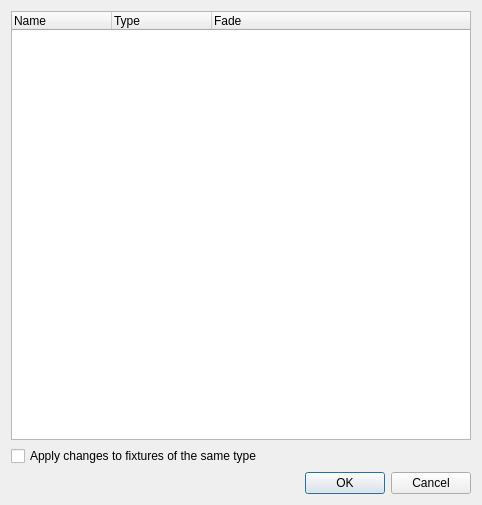
<?xml version="1.0" encoding="UTF-8"?>
<ui version="4.0">
 <class>ChannelsSelection</class>
 <widget class="QDialog" name="ChannelsSelection">
  <property name="geometry">
   <rect>
    <x>0</x>
    <y>0</y>
    <width>482</width>
    <height>505</height>
   </rect>
  </property>
  <property name="windowTitle">
   <string>Channels Fade Configuration</string>
  </property>
  <property name="windowIcon">
   <iconset resource="qlcui.qrc">
    <normaloff>:/fade.png</normaloff>:/fade.png</iconset>
  </property>
  <layout class="QVBoxLayout" name="verticalLayout">
   <item>
    <widget class="QTreeWidget" name="m_channelsTree">
     <property name="alternatingRowColors">
      <bool>true</bool>
     </property>
     <column>
      <property name="text">
       <string>Name</string>
      </property>
     </column>
     <column>
      <property name="text">
       <string>Type</string>
      </property>
     </column>
     <column>
      <property name="text">
       <string>Fade</string>
      </property>
     </column>
    </widget>
   </item>
   <item>
    <widget class="QCheckBox" name="m_applyAllCheck">
     <property name="text">
      <string>Apply changes to fixtures of the same type</string>
     </property>
    </widget>
   </item>
   <item>
    <widget class="QDialogButtonBox" name="buttonBox">
     <property name="orientation">
      <enum>Qt::Horizontal</enum>
     </property>
     <property name="standardButtons">
      <set>QDialogButtonBox::Cancel|QDialogButtonBox::Ok</set>
     </property>
    </widget>
   </item>
  </layout>
 </widget>
 <resources>
  <include location="qlcui.qrc"/>
  <include location="qlcui.qrc"/>
 </resources>
 <connections>
  <connection>
   <sender>buttonBox</sender>
   <signal>accepted()</signal>
   <receiver>ChannelsSelection</receiver>
   <slot>accept()</slot>
   <hints>
    <hint type="sourcelabel">
     <x>248</x>
     <y>254</y>
    </hint>
    <hint type="destinationlabel">
     <x>157</x>
     <y>274</y>
    </hint>
   </hints>
  </connection>
  <connection>
   <sender>buttonBox</sender>
   <signal>rejected()</signal>
   <receiver>ChannelsSelection</receiver>
   <slot>reject()</slot>
   <hints>
    <hint type="sourcelabel">
     <x>316</x>
     <y>260</y>
    </hint>
    <hint type="destinationlabel">
     <x>286</x>
     <y>274</y>
    </hint>
   </hints>
  </connection>
 </connections>
</ui>
